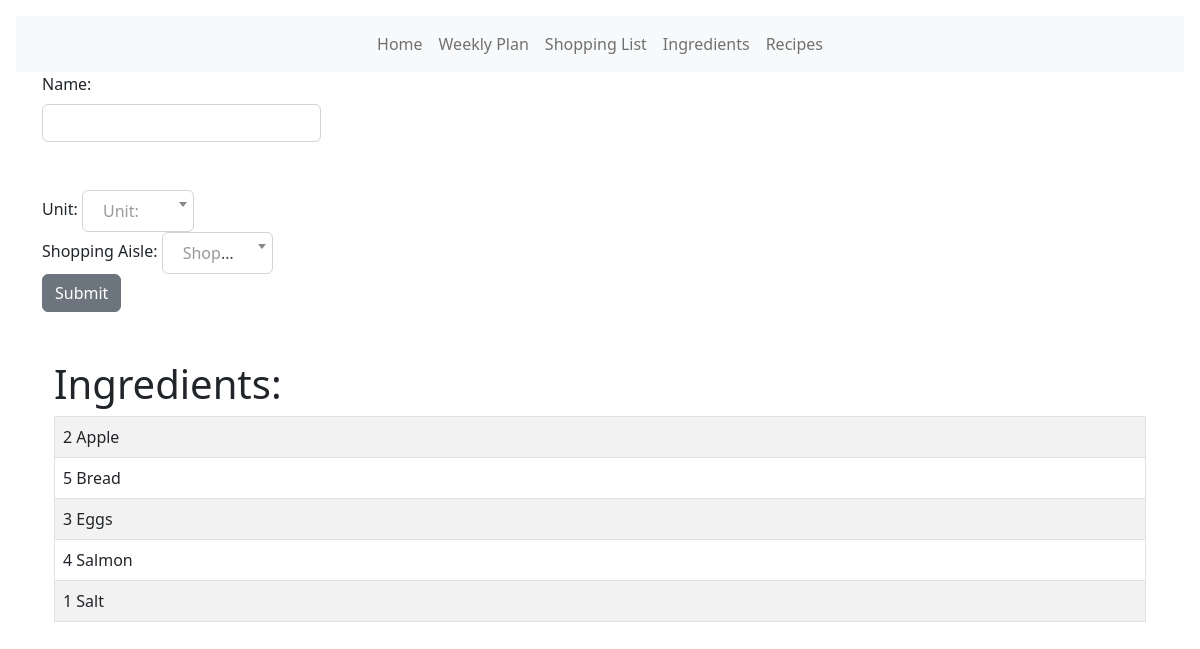
/ingredients, run on the app's committed database.
### models.py (models this page shows, shortened)
class Ingredient(db.Model):
    __tablename__ = "ingredient"
    id = db.Column(db.Integer, primary_key=True)
    name = db.Column(db.String(120), nullable=False)
    unit_id = db.Column(db.Integer, db.ForeignKey("unit.id"))
    aisle_id = db.Column(db.Integer, db.ForeignKey("aisle.id"))
    ingredients = db.relationship("RecipeIngredient", backref="ingredient")

### main.py (the view)
@app.route("/ingredients", methods=["GET", "POST"])
def ingredient_page():
    ingredient_list = Ingredient.query.order_by(Ingredient.name)
    x = db.session.query(Unit.label).order_by(Unit.label)
    x = [i[0] for i in x]
    form = CreateIngredient()
    form.unit.choices = [("")] + [(y) for y in x]
    a = db.session.query(Aisle.name).order_by(Aisle.name)
    a = [i[0] for i in a]
    form.aisle.choices = [("")] + [(b) for b in a]
    if form.validate_on_submit():
        uid = Unit.query.filter_by(label=form.unit.data).first()
        aid = Aisle.query.filter_by(name=form.aisle.data).first()
        update = Ingredient(name=form.name.data, unit_id=uid.id, aisle_id=aid.id)
        db.session.add(update)
        db.session.commit()
    return render_template(
        "ingredients.html",
        x=x,
        a=a,
        form=form,
        ingredient_list=ingredient_list,
    )

### forms.py
class CreateIngredient(FlaskForm):
    name = StringField("Name:", validators=[validators.InputRequired()])
    unit = SelectField(
        "Unit:",
        validators=[validators.InputRequired()],
        validate_choice=False,
    )
    aisle = SelectField(
        "Shopping Aisle:",
        validators=[validators.InputRequired()],
        validate_choice=False,
    )
    submit = SubmitField("Submit")

### templates/ingredients.html (shortened to what this page needs)
<!DOCTYPE html>
<html lang="en">
  <head>
    <link
      href="{{ url_for('static', filename='css/select2.css') }}"
      rel="stylesheet"
    />
    {% extends 'base.html' %} {% block content %}
  </head>
  <body>
    <form method="POST">
      {{ form.hidden_tag() }} {{ form.name.label(class="form-label") }} <br />{{
      form.name(class="form-control w-25") }}
      <br />
      <br />
      {{ form.hidden_tag() }} {{ form.unit.label(class="form-label") }} {{
      <br />
      {{ form.hidden_tag() }} {{ form.aisle.label(class="form-label") }} {{
      <br />
      {{ form.submit(class="btn btn-secondary") }}
    </form>
    <div class="container">
      <br />
      <br />
      <h1>Ingredients:</h1>
      <table class="table table-hover table-bordered table-striped">
        {% for ingredient_table in ingredient_list %}
        <tr>
          <td>{{ingredient_table.id}} {{ingredient_table.name}}</td>
        </tr>
        {% endfor %}
      </table>
    </div>
  </body>
  {% endblock %}

### data on the page
Ingredient: id "2", name "Apple"
Ingredient: id "5", name "Bread"
Ingredient: id "3", name "Eggs"
Ingredient: id "4", name "Salmon"
Ingredient: id "1", name "Salt"
